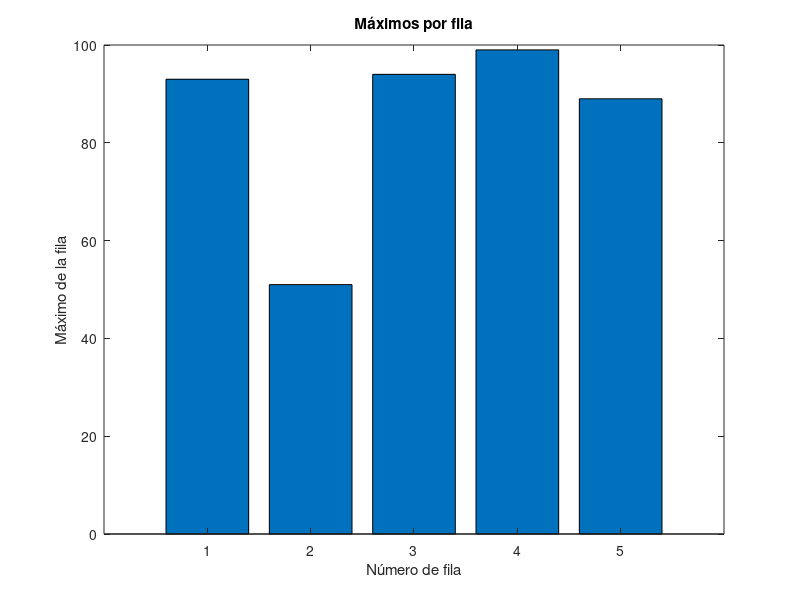
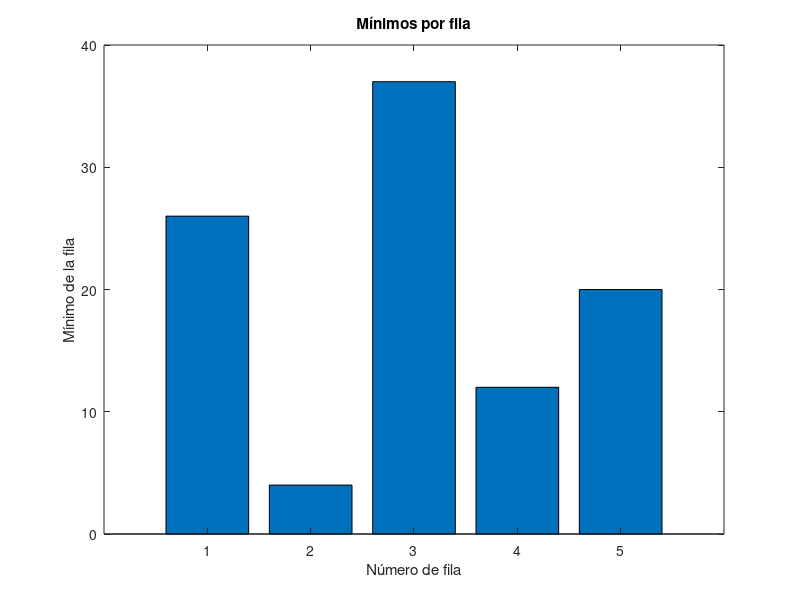

The MATLAB script that drew these images, in order:
close all
clear all

tam = input('Indique el tamaño de la matriz: ');
M = randi(100, tam); % Genera matriz cuadrada tam x tam con números random 1-100
disp("Matriz generada:")
disp (M)

Mimp = zeros(tam, ceil(tam/2));
for i=1:tam
    if mod(i,2) == 1 % Si es columna impar
        Mimp(:, ceil(i/2)) = M(:, i); % Copiar toda la columna (lo de ceil es para que vaya a la siguiente columna de Mimp)
    end
end
disp("Matriz con solo las columnas impares:")
disp(Mimp)

diagonal = diag(M)'; % Lo ponemos en fila para que se vea mejor
disp("Diagonal de la matriz:")
disp(diagonal)

%Hacer un gráfico con los máximos de cada fila (x = número de fila, y = máximo de la fila)
maximos = max(M, [], 2); % Calcular el máximo de cada fila. Los parámetros son matriz, segunda matriz a comparar (si pones vacío, es solo entre una matriz), y el 2 indica que es por fila (1 sería por columna, sin nada es toda la matriz)
disp("Máximos de cada fila:")
disp(maximos)
x = 1:tam;
figure; % Crea una nueva figura (para no sobreescribir la anterior)
bar(x, maximos);
xticks(1:tam); % Para que no salgan decimales en el eje x
xlabel('Número de fila');
ylabel('Máximo de la fila');
title('Máximos por fila');

minimos = min(M, [], 2);
disp("Mínimos de cada fila:")
disp(minimos)
figure;
bar(x, minimos);
xticks(1:tam);
xlabel('Número de fila');
ylabel('Mínimo de la fila');
title('Mínimos por fila');

medias = mean(M, 2); %aquí el 2 también indica que es por fila
